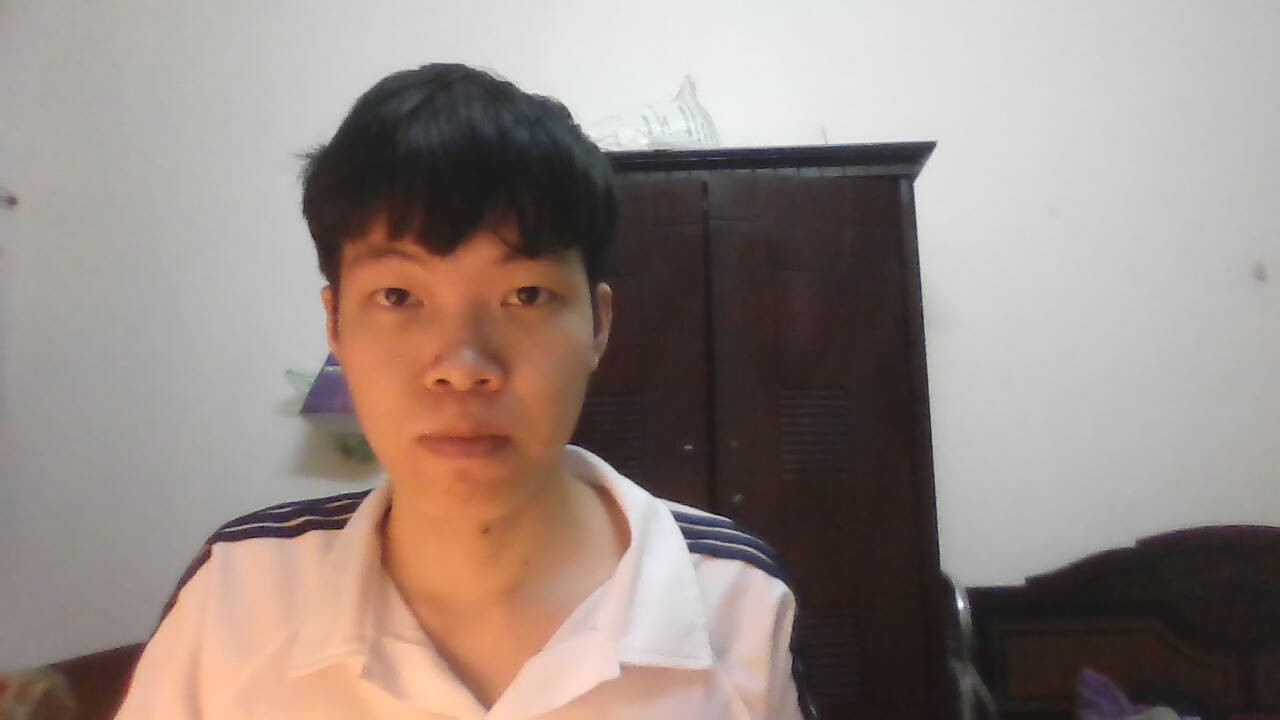
#> input picture face-2811/train/Dung/train_Dung (2).jpg, 1280 x 720 px; its folder holds only this picture in this run
$ python train.py
#> lines starting #> are read from the running program, lines starting #| are printed output that depends on the picture
# Bước 1: Cài các thư viện cần thiết
import cv2
import os
import numpy as np
import pandas as pd
import matplotlib.pyplot as plt
from joblib import dump
from collections import Counter
from sklearn.decomposition import PCA

# classifier = cv2.CascadeClassifier(cv2.data.haarcascades +"haarcascade_frontalface_default.xml")
classifier = cv2.CascadeClassifier("haarcascade_frontalface_default.xml")

class CustomKNN:
    def __init__(self, n_neighbors=3):
        self.n_neighbors = n_neighbors

    def set_n_neighbors(self, n_neighbors):
        self.n_neighbors = n_neighbors

    def fit(self, X, y):
        self.X_train = X
        self.y_train = y

    def euclidean_distance(self, x1, x2):
        return np.sqrt(np.sum((x1 - x2) ** 2))

    def predict(self, X):
        predictions = []
        for i in range(len(X)):
            distances = [self.euclidean_distance(X[i], x_train) for x_train in self.X_train]
            k_indices = np.argsort(distances)[:self.n_neighbors]
            k_nearest_labels = [self.y_train[j] for j in k_indices]
            print("k_nearest_labels: ", k_nearest_labels)
            most_common = Counter(k_nearest_labels).most_common(1)
            print("most_common: ", most_common)
            predictions.append(most_common[0][0])
        return predictions


# Bước 2: Tiền xử lý dữ liệu
## 2.1: Load ảnh từ thư mục
current_file_path = os.path.abspath(__file__)

# Hàm thay đổi kích thước của ảnh
def image_resize(image, width = None, height = None, inter = cv2.INTER_AREA):
    dim = None
    (h, w) = image.shape[:2]
    if width is None and height is None:
        return image
    if width is None:
        r = height / float(h)
        dim = (int(w * r), height)
    else:
        r = width / float(w)
        dim = (width, int(h * r))
    resized = cv2.resize(image, dim, interpolation = inter)
    return resized

# Hiển thị tập ảnh khuôn mặt trong tập ảnh train
def display_faces_grid(images, labels):
    num_faces = len(images)
    rows = 6
    cols = 6
    total_plots = rows * cols

    if num_faces < total_plots:
        total_plots = num_faces

    plt.figure(figsize=(10, 10))
    for i in range(total_plots):
        plt.subplot(rows, cols, i + 1)
        img = images[i].reshape(100, 100)
        plt.imshow(img, cmap='gray')
        plt.title(f'Face {i+1}\nLabel: {labels[i]}')
        plt.axis('off')
    plt.tight_layout()
    plt.show()

# Hàm lấy ảnh và gãn nhãn cho ảnh
def load_images_from_folder(folder):
#> called with folder = 'face-2811/train'
    classifier = cv2.CascadeClassifier(cv2.data.haarcascades +"haarcascade_frontalface_default.xml")
    images = []
    labels = []
    paths = []
    soluonganh=0
    print(" \n List:: ", os.listdir(folder))
    for face_class in os.listdir(folder):
        face_path = os.path.join(folder, face_class)
        for filename in os.listdir(face_path):
            img_path = os.path.join(face_path, filename)
            soluonganh+=1
            img = cv2.imread(img_path)
#> img is the input picture: shape (720, 1280, 3); mean B, G, R 130.6, 136.6, 150.5
            if img is not None:
                img = image_resize(img, height = 600)
                gray = cv2.cvtColor(img, cv2.COLOR_BGR2GRAY)
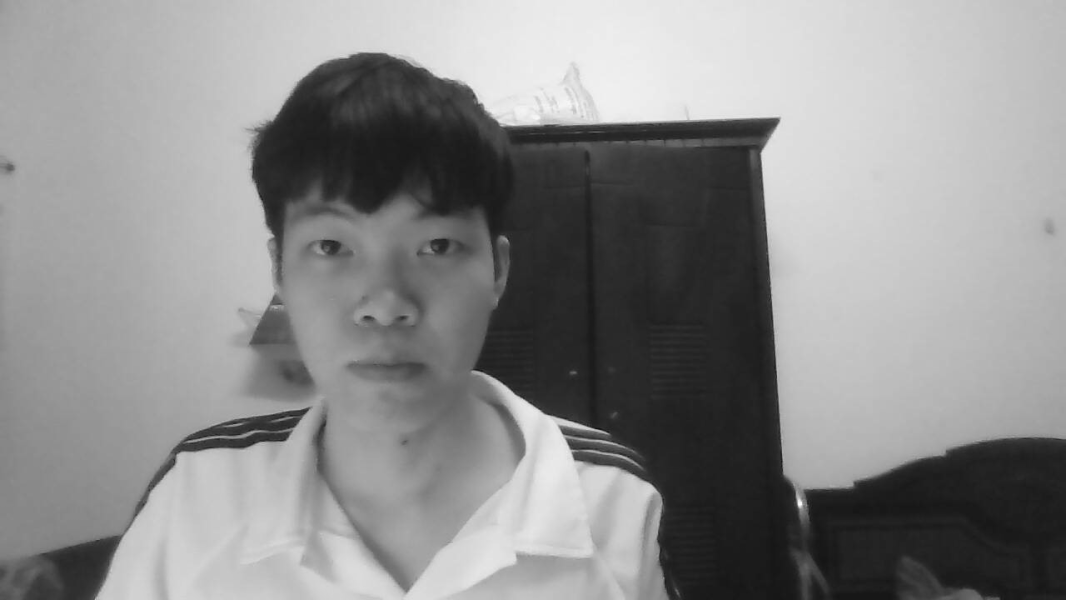
#> gray: shape (600, 1066); min 19, max 252, mean 140.1
                faces = classifier.detectMultiScale(gray, scaleFactor = 1.5, minNeighbors = 1)
#> faces = [[244, 156, 273, 273]]
                print("\n 73 >> faces:", faces)
#|  73 >> faces: [[244 156 273 273]]
                faces = sorted(faces, key = lambda x: x[2] * x[3], reverse = True)
                faces = faces[:1]
                print("\n 98 >> faces:", faces)
#|  98 >> faces: [array([244, 156, 273, 273], dtype=int32)]
                if len(faces) >= 1:
                    face = faces[0]
#> face = [244, 156, 273, 273]
                    print("\n 99 >> faces[0]:", faces[0])
#|  99 >> faces[0]: [244 156 273 273]
                    x, y, w, h = face
#> x = 244; y = 156; w = 273; h = 273
                    im_face = img[y : y + h, x : x + w]
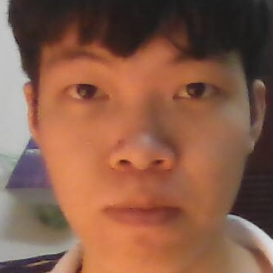
#> im_face: shape (273, 273, 3); mean B, G, R 72.3, 92.8, 137.1
                    if len(faces) == 1:
                        gray_face = cv2.cvtColor(im_face, cv2.COLOR_BGR2GRAY)
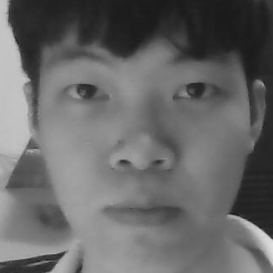
#> gray_face: shape (273, 273); min 23, max 223, mean 103.7
                        gray_face = cv2.resize(gray_face, (100, 100))
#> gray_face: shape (100, 100)
                        data = gray_face.reshape(-1)
#> data = 10000 values, max 220 at index 8999, min 26 at index 59, mean 103.6
                        paths.append(img_path)
                        images.append(data)
                        labels.append(face_class)
                        print("\ndata: ", data)
#> (printed output is left out)
                    else:
                        print("Không tìm thấy khuôn mặt")
                else:
                        print("Không tìm thấy khuôn mặt")
                print("\n 92. face_class: ", face_class)
#> pass 2 of the loop in load_images_from_folder, `for face_class in os.listdir(folder):`:
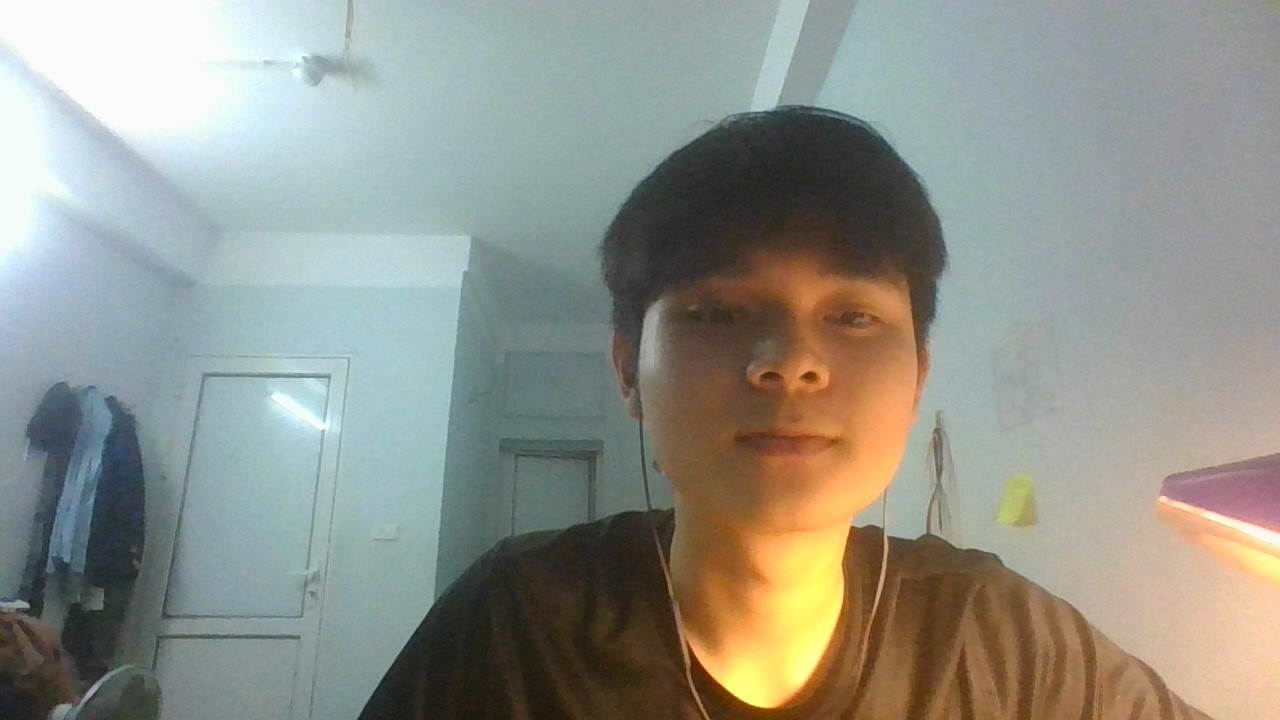
#> input picture face-2811/train/Thang/train_Thang (1).jpg, 1280 x 720 px
#> in load_images_from_folder, img is the input picture: shape (720, 1280, 3); mean B, G, R 138.3, 147.1, 145.1
#> in load_images_from_folder, `gray = cv2.cvtColor(img, cv2.COLOR_BGR2GRAY)`:
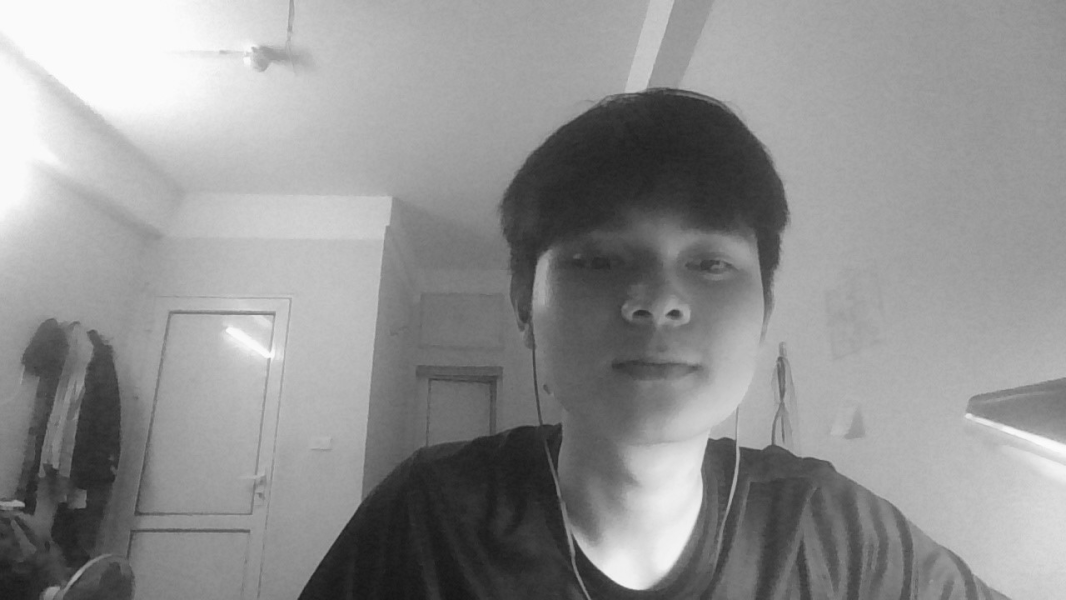
#> gray: shape (600, 1066); min 21, max 253, mean 145.5
#> faces = [[527, 166, 273, 273]]
#|  73 >> faces: [[527 166 273 273]]
#|  98 >> faces: [array([527, 166, 273, 273], dtype=int32)]
#> face = [527, 166, 273, 273]
#|  99 >> faces[0]: [527 166 273 273]
#> x = 527; y = 166
#> in load_images_from_folder, `gray_face = cv2.cvtColor(im_face, cv2.COLOR_BGR2GRAY)`:
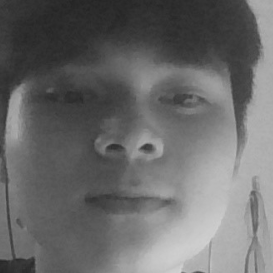
#> gray_face: shape (273, 273); min 36, max 210, mean 105.9
#> data = 10000 values, max 207 at index 9965, min 36 at index 332, mean 105.8
#> (printed output is left out)
    print(f"Đã đọc thư mục {folder}")
    return images, labels, paths, soluonganh

# Đường dẫn các thư mục cần
train_folder_path = os.path.join(os.path.dirname(current_file_path), 'train')
train_images, train_labels, train_paths, soluonganh = load_images_from_folder(train_folder_path)
#> train_images = 2 items; train_labels = ['Dung', 'Thang']; train_paths = 2 items; soluonganh = 2

# Kiểm tra số lượng ảnh
print("Số ảnh train:", len(train_images))
#| Số ảnh train: 2
print("Số nhãn train:", len(train_labels))
#| Số nhãn train: 2

# Hiển thị các khuôn mặt
display_faces_grid(train_images, train_labels)
#> in display_faces_grid, `plt.show()`:
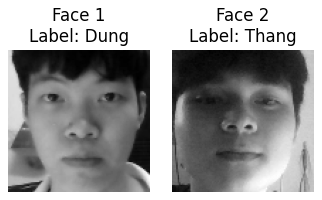
#> figure drawn by matplotlib, 2 panels

## Bước 2.2: Xử lý ảnh
# Chuyển đổi ma trận ảnh thành ma trận mảng 1D
train_data = [image.flatten() for image in train_images]
#> train_data = 2 items

# Bước 3: Khởi tạo mô hình KNN
knn_model = CustomKNN(n_neighbors=3)
knn_model.fit(train_data, train_labels)
#> in fit, `self.y_train = y`: self.y_train = ['Dung', 'Thang']

## 3.1: Lưu lại mô hình KNN để tái sử dụng
model_path = os.path.join(os.path.dirname(current_file_path), 'train_custom.joblib')
dump(knn_model, model_path)
print("Đã lưu mô hình KNN vào:", model_path)

# Hiển thị biểu đồ PCA cho dữ liệu train
pca = PCA(n_components=2)

# Fit và transform dữ liệu train_data
train_data_pca = pca.fit_transform(train_data)
#> train_data_pca = [[2907.2, 6.3e-12], [-2907.2, 6.3e-12]]

# Tạo DataFrame từ dữ liệu PCA và labels
df = pd.DataFrame(data=train_data_pca, columns=['Component 1', 'Component 2'])
#> df = table of 2 rows and 2 columns
df['Label'] = train_labels

# Vẽ biểu đồ PCA
plt.figure(figsize=(8, 6))
targets = df['Label'].unique()
colors = ['r', 'g', 'b', 'y', 'm', 'c']
for target, color in zip(targets, colors):
    indices_to_keep = df['Label'] == target
    plt.scatter(df.loc[indices_to_keep, 'Component 1'],
                df.loc[indices_to_keep, 'Component 2'],
                c=color,
                s=50)
#> this loop made 2 passes
plt.legend(targets)
plt.xlabel('Principal Component 1')
plt.ylabel('Principal Component 2')
plt.title('PCA Visualization of Face Labels')
plt.grid()
plt.show()
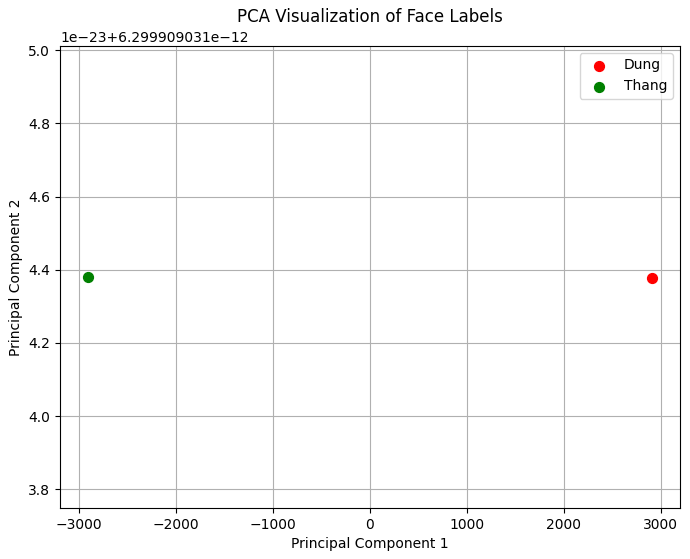
#> figure drawn by matplotlib, 1 panel

# Xuất file excel đánh giá cho tập train
data_with_accuracy = {'Label': train_labels, "Paths": train_paths, "soluonganh": soluonganh}
df_test_accuracy = pd.DataFrame(data_with_accuracy)
#> df_test_accuracy = table of 2 rows and 3 columns
excel_file_path = os.path.join(os.path.dirname(current_file_path), 'train.xlsx')
df_test_accuracy.to_excel(excel_file_path, index=False)

print("\nHoàn thành training")
